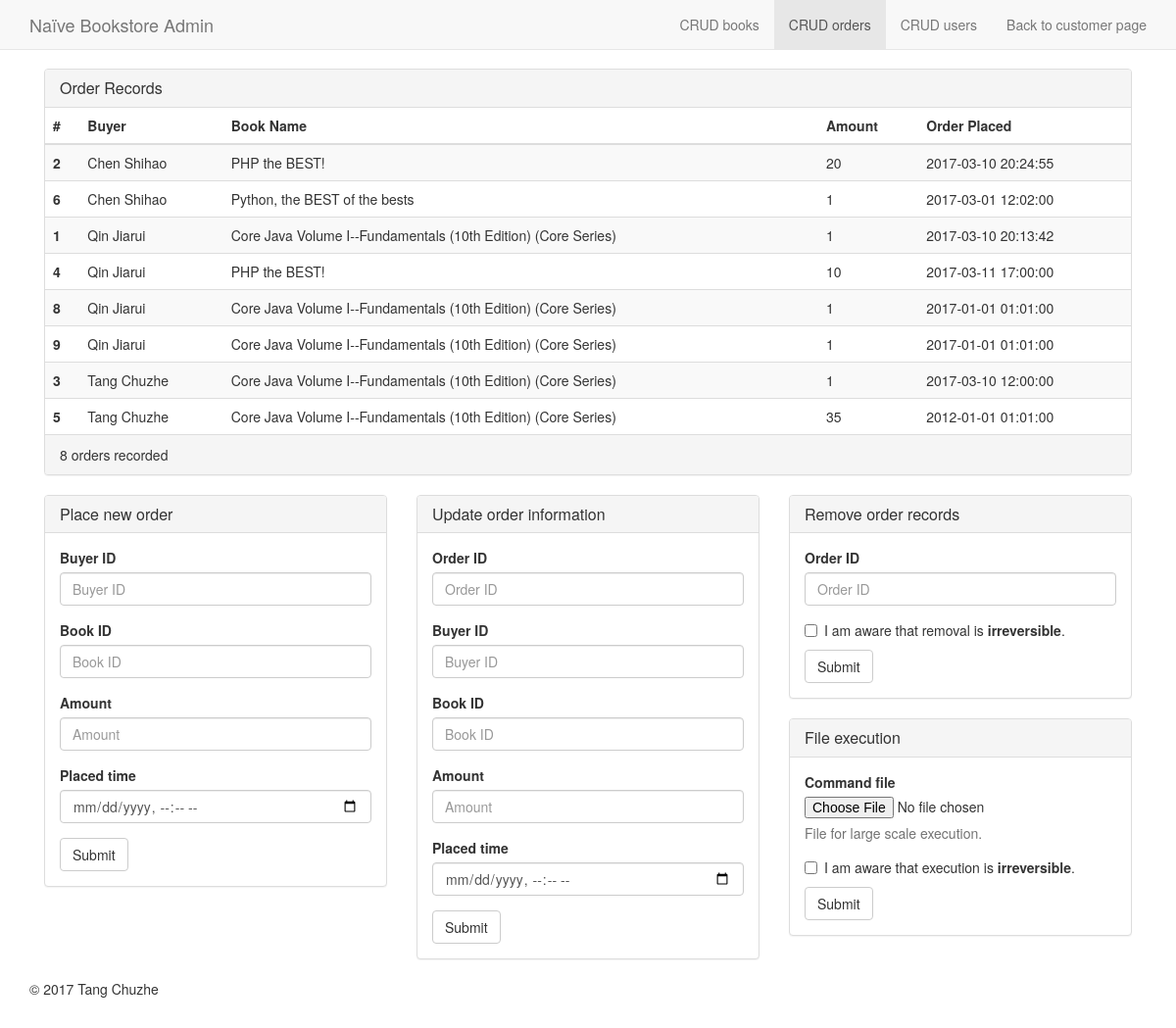
The page /admin/orders.php on the database its author committed.
### tables this page shows
CREATE TABLE `orders` (
  `order_id` int(11) NOT NULL,
  `user_id` int(11) NOT NULL,
  `book_id` int(11) NOT NULL,
  `amount` int(10) UNSIGNED NOT NULL,
  `placed_time` datetime NOT NULL
);

CREATE TABLE `user_basic` (
  `user_id` int(11) NOT NULL,
  `user_name` varchar(45) NOT NULL,
  `user_pwd` binary(255) NOT NULL,
  `balance` decimal(10,2) UNSIGNED NOT NULL DEFAULT '10000.00' COMMENT 'unit in cent'
);

CREATE TABLE `book_basic` (
  `book_id` int(11) NOT NULL,
  `book_name` varchar(255) NOT NULL,
  `isbn` char(13) NOT NULL,
  `author` varchar(128) NOT NULL,
  `price` decimal(8,2) UNSIGNED NOT NULL,
  `stock` int(10) UNSIGNED NOT NULL,
  `cover_url` text,
  `description` text
);

### admin/orders.php (the view, shortened to what this page needs)
<!DOCTYPE html>
<html lang="en">
<head>
    <link href="../css/bootstrap.css" rel="stylesheet">
    <link href="../css/customized.css" rel="stylesheet">
</head>
<body>
<nav class="navbar navbar-default navbar-fixed-top">
    <div class="container">
        <div class="navbar-header">
            <a class="navbar-brand" href="#">Naïve Bookstore Admin</a>
        </div>
        <div id="navbar" class="navbar-collapse collapse">
            <ul class="nav navbar-nav navbar-right">
                <li><a href="../">Back to customer page</a></li>
            </ul>
            <ul class="nav navbar-nav navbar-right">
                <li><a href="./users.php">CRUD users</a></li>
            </ul>
            <ul class="nav navbar-nav navbar-right">
                <li class="active"><a href="./orders.php">CRUD orders</a></li>
            </ul>
            <ul class="nav navbar-nav navbar-right">
                <li><a href="./books.php">CRUD books</a></li>
            </ul>
        </div>
    </div>
</nav>
<?php require "../src/conn.php"; ?>
<div class="container">
    <div class="container col-md-12">
        <div class="panel panel-default">
            <div class="panel-heading">
                <h3 class="panel-title">Order Records</h3>
            </div>
            <div class="table-responsive">
                <table class="table table-striped ">
                    <thead>
                    <tr>
                        <th>#</th>
                        <th>Buyer</th>
                        <th>Book Name</th>
                        <th>Amount</th>
                        <th>Order Placed</th>
                    </tr>
                    </thead>
                    <tbody>
                    <?php
                    $sql = "SELECT order_id, user_name, book_name, amount, placed_time
                        FROM orders JOIN book_basic USING (book_id) JOIN user_basic USING (user_id)";
                    $result = $conn->query($sql);
                    if ($result->num_rows > 0) {
                        while ($row = $result->fetch_assoc()) {
                            echo "<tr>";
                            echo "<th scope=\"row\">" . $row["order_id"] . "</th>";
                            echo "<td>" . $row["user_name"] . "</td>";
                            echo "<td>" . $row["book_name"] . "</td>";
                            echo "<td>" . $row["amount"] . "</td>";
                            echo "<td>" . $row["placed_time"] . "</td>";
                            echo "</tr>";
                        }
                    }
                    ?>
                    </tbody>
                </table>
            </div>
            <div class="panel-footer"><?php echo $result->num_rows ?> orders recorded</div>
        </div>
    </div>
</div>
<div class="container">
    <div class="container col-md-4">
        <div class="panel panel-default">
            <div class="panel-heading">
                <h3 class="panel-title">Place new order</h3>
            </div>
            <div class="panel-body">
                <form action="../src/admin/add_order.php">
                    <div class="form-group">
                        <label>Buyer ID</label>
                        <input type="text" class="form-control" name="buyer_id" placeholder="Buyer ID">
                    </div>
                    <div class="form-group">
                        <label>Book ID</label>
                        <input type="text" class="form-control" name="book_id" placeholder="Book ID">
                    </div>
                    <div class="form-group">
                        <label>Amount</label>
                        <input type="number" min="1" class="form-control" name="amount" placeholder="Amount">
                    </div>
                    <div class="form-group">
                        <label>Placed time</label>
                        <input type="datetime-local" class="form-control" name="placed_time" placeholder="Placed time">
                    </div>
                    <button type="submit" class="btn btn-default">Submit</button>
                </form>
            </div>
        </div>
    </div>
    <div class="container col-md-4">
        <div class="panel panel-default">
            <div class="panel-heading">
                <h3 class="panel-title">Update order information</h3>
            </div>
            <div class="panel-body">
                <form action="../src/admin/update_order.php">
                    <div class="form-group">
                        <label>Order ID</label>
                        <input type="number" min="0" class="form-control" name="order_id" placeholder="Order ID">
                    </div>
                    <div class="form-group">
                        <label>Buyer ID</label>
                        <input type="text" class="form-control" name="buyer_id" placeholder="Buyer ID">
                    </div>
                    <div class="form-group">
                        <label>Book ID</label>
                        <input type="text" class="form-control" name="book_id" placeholder="Book ID">
                    </div>
                    <div class="form-group">
                        <label>Amount</label>
                        <input type="number" min="1" class="form-control" name="amount" placeholder="Amount">
                    </div>
                    <div class="form-group">
                        <label>Placed time</label>
                        <input type="datetime-local" class="form-control" name="placed_time" placeholder="Placed time">
                    </div>
                    <button type="submit" class="btn btn-default">Submit</button>
                </form>
            </div>
        </div>
    </div>
    <div class="container col-md-4">
        <div class="panel panel-default">
            <div class="panel-heading">
                <h3 class="panel-title">Remove order records</h3>
            </div>
            <div class="panel-body">
                <form action="../src/admin/remove_order.php">
                    <div class="form-group">
                        <label>Order ID</label>
                        <input type="number" min="0" class="form-control" name="order_id" placeholder="Order ID">
                    </div>
                    <div class="checkbox">
                        <label>
                            <input type="checkbox" name="confirm">I am aware that removal is <b>irreversible</b>.
                        </label>
                    </div>
                    <button type="submit" class="btn btn-default">Submit</button>
                </form>
            </div>
        </div>
    </div>
    <div class="container col-md-4">
        <div class="panel panel-default">
            <div class="panel-heading">
                <h3 class="panel-title">File execution</h3>
            </div>
            <div class="panel-body">
                <form action="../src/admin/command_order.php">
                    <div class="form-group">
                        <label>Command file</label>
                        <input type="file" name="command_file">
                        <p class="help-block">File for large scale execution.</p>
                    </div>
                    <div class="checkbox">
                        <label>
                            <input type="checkbox" name="confirm">I am aware that execution is <b>irreversible</b>.
                        </label>
                    </div>
                    <button type="submit" class="btn btn-default">Submit</button>
                </form>
            </div>
        </div>
    </div>
</div>
<div class="container">
    <footer class="footer">
        <p>&copy; 2017 Tang Chuzhe</p>
    </footer>
</div>
</body>
</html>

### css/customized.css (style rules this page uses)
body { padding-top: 70px; padding-bottom: 20px; }

### rows shown on the page
orders: order_id "2", user.user_name "Chen Shihao", book.book_name "PHP the BEST!", amount "20", placed_time "2017-03-10 20:24:55"
orders: order_id "6", user.user_name "Chen Shihao", book.book_name "Python, the BEST of the bests", amount "1", placed_time "2017-03-01 12:02:00"
orders: order_id "1", user.user_name "Qin Jiarui", book.book_name "Core Java Volume I--Fundamentals (10th Edition) (Core Series)", amount "1", placed_time "2017-03-10 20:13:42"
orders: order_id "4", user.user_name "Qin Jiarui", book.book_name "PHP the BEST!", amount "10", placed_time "2017-03-11 17:00:00"
orders: order_id "8", user.user_name "Qin Jiarui", book.book_name "Core Java Volume I--Fundamentals (10th Edition) (Core Series)", amount "1", placed_time "2017-01-01 01:01:00"
orders: order_id "9", user.user_name "Qin Jiarui", book.book_name "Core Java Volume I--Fundamentals (10th Edition) (Core Series)", amount "1", placed_time "2017-01-01 01:01:00"
orders: order_id "3", user.user_name "Tang Chuzhe", book.book_name "Core Java Volume I--Fundamentals (10th Edition) (Core Series)", amount "1", placed_time "2017-03-10 12:00:00"
orders: order_id "5", user.user_name "Tang Chuzhe", book.book_name "Core Java Volume I--Fundamentals (10th Edition) (Core Series)", amount "35", placed_time "2012-01-01 01:01:00"

### other values the page prints
$result->num_rows "8"
